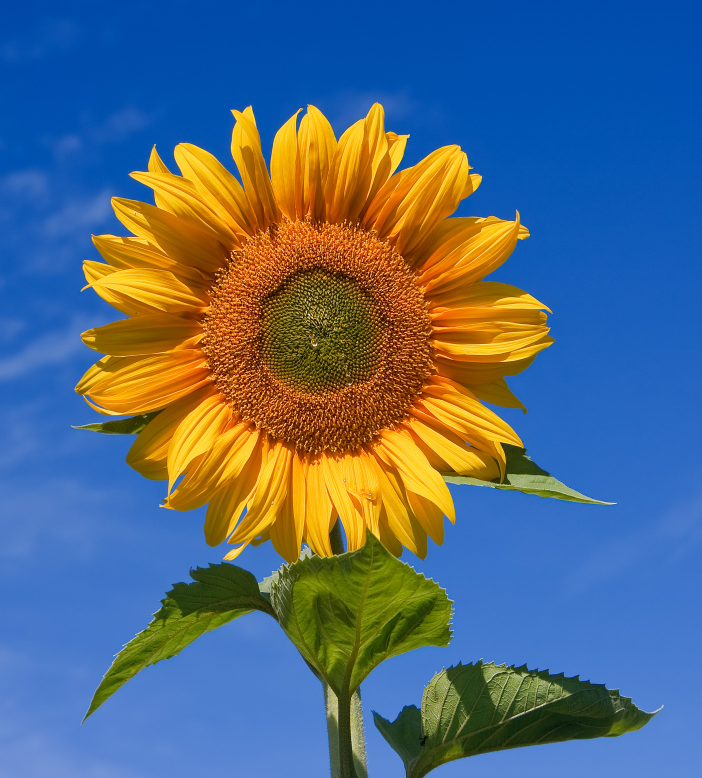
#> input picture opencv/99 Sunflower1.jpg, 1404 x 1555 px, found by its file name (shown at 1/2 size)
$ python '12 FLANN matching with SIFT.py'
#> lines starting #> are read from the running program, lines starting #| are printed output that depends on the picture
# FLANN WITH SIFT

import cv2 as cv

# Load an image
image_path = 'opencv/99 Sunflower1.jpg'
image = cv.imread(image_path)
#> image is the input picture: shape (1555, 1404, 3); mean B, G, R 125.9, 106.1, 84.5

# Resize function
def resize_image(image, scale_percent=50):
    width = int(image.shape[1] * scale_percent / 100)
    height = int(image.shape[0] * scale_percent / 100)
    resized_image = cv.resize(image, (width, height))
    return resized_image

# Create a SIFT object
sift = cv.SIFT_create()

# Detect keypoints and compute descriptors
keypoints, descriptors = sift.detectAndCompute(image, None)
#> keypoints = 7551 keypoints; strongest (x, y, size): (515, 686, 1.9), (516, 702, 2), (498, 733, 2), (501, 631, 1.9)

# Draw keypoints on the image
image_with_keypoints = cv.drawKeypoints(image, keypoints, None)
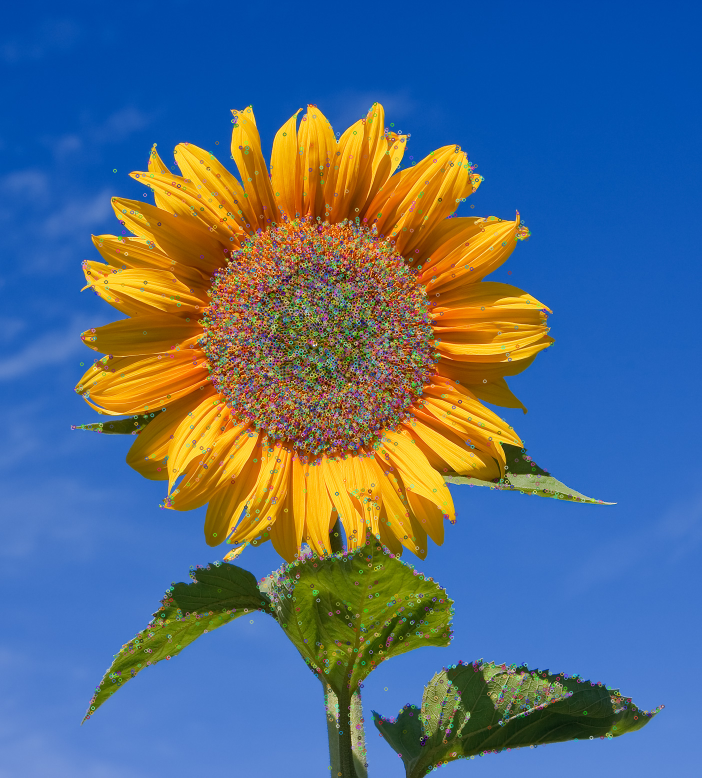
#> image_with_keypoints: shape (1555, 1404, 3) (shown at 1/2 size); mean B, G, R 131.2, 108.1, 83.6
resized_image_with_keypoints = resize_image(image_with_keypoints, scale_percent=75)
#> in resize_image, `resized_image = cv.resize(image, (width, height))`:
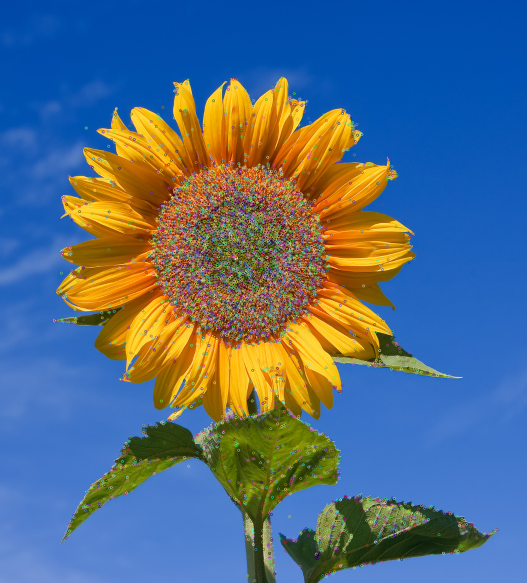
#> resized_image: shape (1166, 1053, 3) (shown at 1/2 size); mean B, G, R 131.1, 107.9, 83.5

# Display the image with SIFT keypoints
cv.imshow('SIFT Keypoints', resized_image_with_keypoints)

# Load another image for matching (you can load a different image)
image2_path = 'opencv/99 Sunflower2.jpg'
image2 = cv.imread(image2_path)
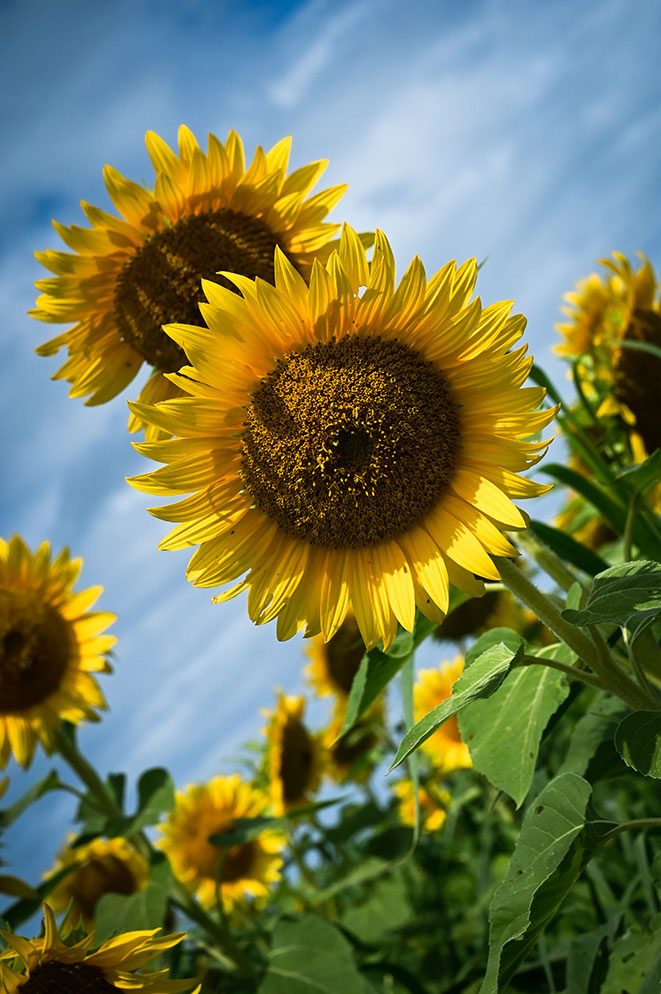
#> input picture opencv/99 Sunflower2.jpg, 661 x 994 px, found by its file name
#> image2 is the input picture: shape (994, 661, 3); mean B, G, R 83.2, 122.6, 115.6
keypoints2, descriptors2 = sift.detectAndCompute(image2, None)
#> keypoints2 = 2549 keypoints; strongest (x, y, size): (335, 444, 2.3), (367, 493, 1.8), (349, 489, 1.8), (327, 458, 1.9)

# Create FLANN-based matcher
flann_index_params = dict(algorithm=0, trees=5)
flann_search_params = dict(checks=50)
flann = cv.FlannBasedMatcher(flann_index_params, flann_search_params)

# Match descriptors using FLANN
matches = flann.knnMatch(descriptors, descriptors2, k=2)
#> matches = 7551 matches

# Apply ratio test
good_matches = []
for m, n in matches:
    if m.distance < 0.7 * n.distance:
        good_matches.append(m)
#> after the loop, good_matches = 32 matches

# Draw matches on the images
matching_result = cv.drawMatches(image, keypoints, image2, keypoints2, good_matches, None)
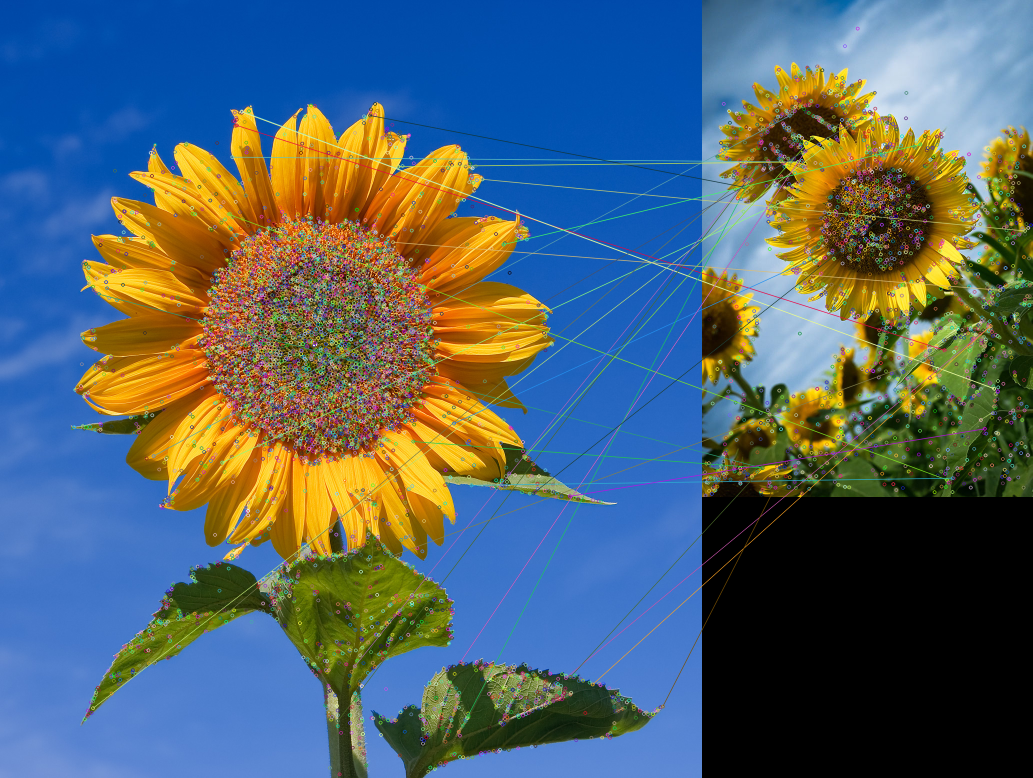
#> matching_result: shape (1555, 2065, 3) (shown at 1/2 size); mean B, G, R 107.8, 99.4, 81.3

# Resize the matching result
resized_matching_result = resize_image(matching_result, scale_percent=50)
#> call 2 of resize_image, with scale_percent = 50
#> in resize_image (call 2), `resized_image = cv.resize(image, (width, height))`:
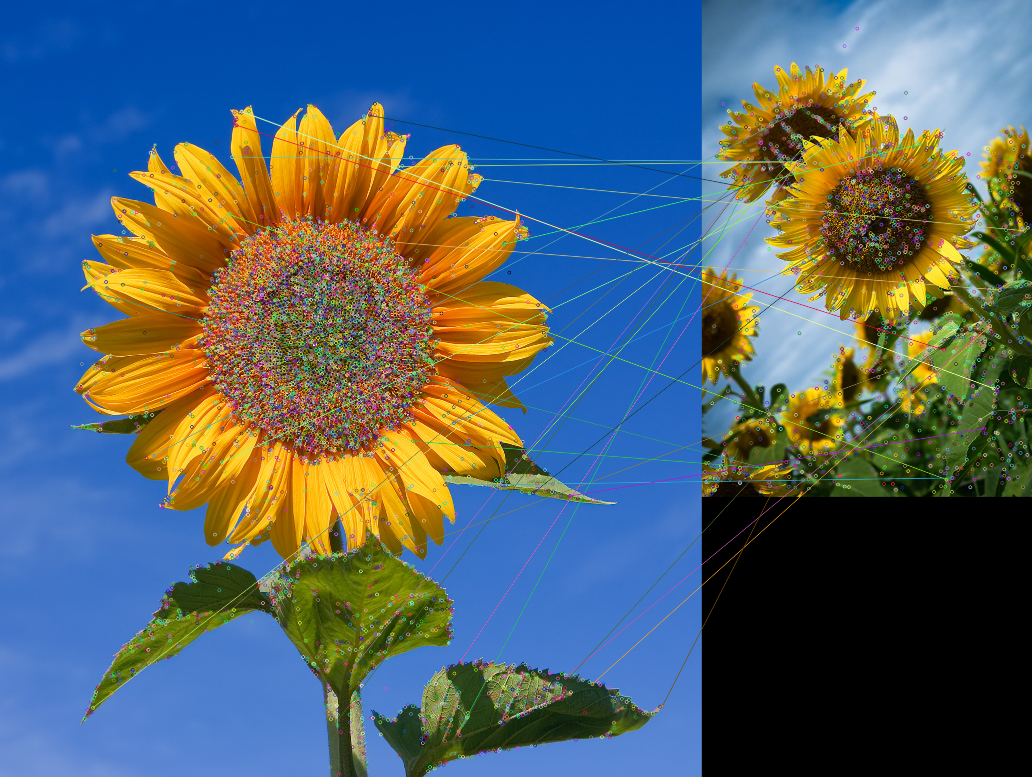
#> resized_image: shape (777, 1032, 3); mean B, G, R 107.7, 99.3, 81.2

# Display the matching result
cv.imshow('SIFT Matching Result with FLANN', resized_matching_result)

cv.waitKey(0)
cv.destroyAllWindows()
